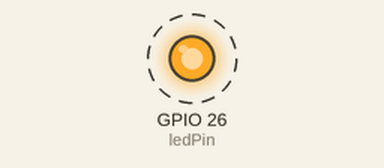
A sketch run on a simulated ESP32. Parts: output pins drawn as LEDs (lit = HIGH). Dashed ring = blinking.

Above: at 0.2 s.
Timing chart, 0 to 3.0 s (numbered marks = the images above):
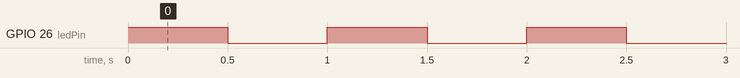

The sketch:

LED_BLINK.ino
```cpp
/***
 * LED Blinking
 * Code Written by TechMartian
 */
const int ledPin = 26;
void setup() {
  // setup pin 5 as a digital output pin
  pinMode (ledPin, OUTPUT);
}
void loop() {
  digitalWrite (ledPin, HIGH);	// turn on the LED
  delay(500);	// wait for half a second or 500 milliseconds
  digitalWrite (ledPin, LOW);	// turn off the LED
  delay(500);	// wait for half a second or 500 milliseconds
}
```

Measured:
- by itself, GPIO 26 (ledPin): alternates HIGH for 0.50 s and LOW for 0.50 s
